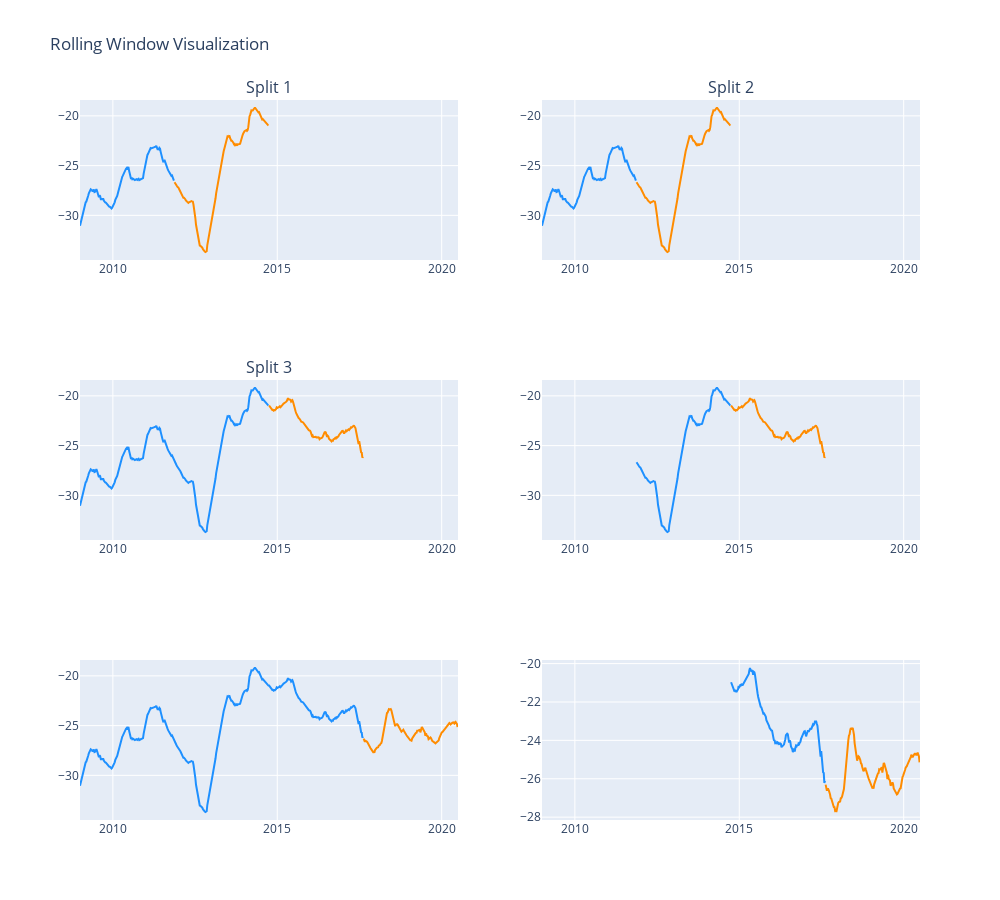

Here is the notebook cell this chart was saved with:
### Code cell
import plotly.express as px
import plotly.graph_objs as go
from plotly.subplots import make_subplots  # Import make_subplots

# Create subplots
fig = make_subplots(rows=N_SPLITS, cols=2, subplot_titles=[f"Split {i+1}" for i in range(N_SPLITS)])

for i, (train_index, valid_index) in enumerate(folds.split(X)):
    X_train, X_valid = X[train_index], X[valid_index]
    y_train, y_valid = y[train_index], y[valid_index]

    # Plot training data
    train_trace = go.Scatter(x=X_train, y=y_train, mode='lines', name='Train', line=dict(color='dodgerblue'))
    fig.add_trace(train_trace, row=i + 1, col=1)

    # Plot validation data
    valid_trace = go.Scatter(x=X_valid, y=y_valid, mode='lines', name='Validation', line=dict(color='darkorange'))
    fig.add_trace(valid_trace, row=i + 1, col=1)

    # Plot training data with constant size
    X_train_const = X_train[len(X_train) - len(X_valid):]
    y_train_const = y_train[len(X_train) - len(X_valid):]
    train_const_trace = go.Scatter(x=X_train_const, y=y_train_const, mode='lines', name='Train (Constant)', line=dict(color='dodgerblue'))
    fig.add_trace(train_const_trace, row=i + 1, col=2)

    # Plot validation data with constant size
    valid_const_trace = go.Scatter(x=X_valid, y=y_valid, mode='lines', name='Validation', line=dict(color='darkorange'))
    fig.add_trace(valid_const_trace, row=i + 1, col=2)

    # Set x-axis limits
    fig.update_xaxes(range=[date(2009, 1, 1), date(2020, 6, 30)], row=i + 1, col=1)
    fig.update_xaxes(range=[date(2009, 1, 1), date(2020, 6, 30)], row=i + 1, col=2)

# Set subplot titles and layout
fig.update_layout(
    title_text="Rolling Window Visualization",
    showlegend=False,
    height=900,
    width=1000,
)

# Show the interactive chart
fig.show()

### Figure 1 — Plotly figure (JSON) as saved in the notebook; plotly's stock layout.template omitted (floating-point values rounded to 4 significant figures; data arrays with more than 128 entries replaced by an {"elided": "..."} marker saying what was removed)
{"data": [{"line": {"color": "dodgerblue"}, "mode": "lines", "name": "Train", "type": "scatter", "x": {"elided": "150 str values"}, "xaxis": "x", "y": {"elided": "150 float values"}, "yaxis": "y"}, {"line": {"color": "darkorange"}, "mode": "lines", "name": "Validation", "type": "scatter", "x": {"elided": "150 str values"}, "xaxis": "x", "y": {"elided": "150 float values"}, "yaxis": "y"}, {"line": {"color": "dodgerblue"}, "mode": "lines", "name": "Train (Constant)", "type": "scatter", "x": {"elided": "150 str values"}, "xaxis": "x2", "y": {"elided": "150 float values"}, "yaxis": "y2"}, {"line": {"color": "darkorange"}, "mode": "lines", "name": "Validation", "type": "scatter", "x": {"elided": "150 str values"}, "xaxis": "x2", "y": {"elided": "150 float values"}, "yaxis": "y2"}, {"line": {"color": "dodgerblue"}, "mode": "lines", "name": "Train", "type": "scatter", "x": {"elided": "300 str values"}, "xaxis": "x3", "y": {"elided": "300 float values"}, "yaxis": "y3"}, {"line": {"color": "darkorange"}, "mode": "lines", "name": "Validation", "type": "scatter", "x": {"elided": "150 str values"}, "xaxis": "x3", "y": {"elided": "150 float values"}, "yaxis": "y3"}, {"line": {"color": "dodgerblue"}, "mode": "lines", "name": "Train (Constant)", "type": "scatter", "x": {"elided": "150 str values"}, "xaxis": "x4", "y": {"elided": "150 float values"}, "yaxis": "y4"}, {"line": {"color": "darkorange"}, "mode": "lines", "name": "Validation", "type": "scatter", "x": {"elided": "150 str values"}, "xaxis": "x4", "y": {"elided": "150 float values"}, "yaxis": "y4"}, {"line": {"color": "dodgerblue"}, "mode": "lines", "name": "Train", "type": "scatter", "x": {"elided": "450 str values"}, "xaxis": "x5", "y": {"elided": "450 float values"}, "yaxis": "y5"}, {"line": {"color": "darkorange"}, "mode": "lines", "name": "Validation", "type": "scatter", "x": {"elided": "150 str values"}, "xaxis": "x5", "y": {"elided": "150 float values"}, "yaxis": "y5"}, {"line": {"color": "dodgerblue"}, "mode": "lines", "name": "Train (Constant)", "type": "scatter", "x": {"elided": "150 str values"}, "xaxis": "x6", "y": {"elided": "150 float values"}, "yaxis": "y6"}, {"line": {"color": "darkorange"}, "mode": "lines", "name": "Validation", "type": "scatter", "x": {"elided": "150 str values"}, "xaxis": "x6", "y": {"elided": "150 float values"}, "yaxis": "y6"}], "layout": {"annotations": [{"font": {"size": 16}, "showarrow": false, "text": "Split 1", "x": 0.225, "xanchor": "center", "xref": "paper", "y": 1, "yanchor": "bottom", "yref": "paper"}, {"font": {"size": 16}, "showarrow": false, "text": "Split 2", "x": 0.775, "xanchor": "center", "xref": "paper", "y": 1, "yanchor": "bottom", "yref": "paper"}, {"font": {"size": 16}, "showarrow": false, "text": "Split 3", "x": 0.225, "xanchor": "center", "xref": "paper", "y": 0.6111, "yanchor": "bottom", "yref": "paper"}], "height": 900, "showlegend": false, "title": {"text": "Rolling Window Visualization"}, "width": 1000, "xaxis": {"anchor": "y", "domain": [0, 0.45], "range": ["2009-01-01", "2020-06-30"]}, "xaxis2": {"anchor": "y2", "domain": [0.55, 1], "range": ["2009-01-01", "2020-06-30"]}, "xaxis3": {"anchor": "y3", "domain": [0, 0.45], "range": ["2009-01-01", "2020-06-30"]}, "xaxis4": {"anchor": "y4", "domain": [0.55, 1], "range": ["2009-01-01", "2020-06-30"]}, "xaxis5": {"anchor": "y5", "domain": [0, 0.45], "range": ["2009-01-01", "2020-06-30"]}, "xaxis6": {"anchor": "y6", "domain": [0.55, 1], "range": ["2009-01-01", "2020-06-30"]}, "yaxis": {"anchor": "x", "domain": [0.7778, 1]}, "yaxis2": {"anchor": "x2", "domain": [0.7778, 1]}, "yaxis3": {"anchor": "x3", "domain": [0.3889, 0.6111]}, "yaxis4": {"anchor": "x4", "domain": [0.3889, 0.6111]}, "yaxis5": {"anchor": "x5", "domain": [0, 0.2222]}, "yaxis6": {"anchor": "x6", "domain": [0, 0.2222]}}}
